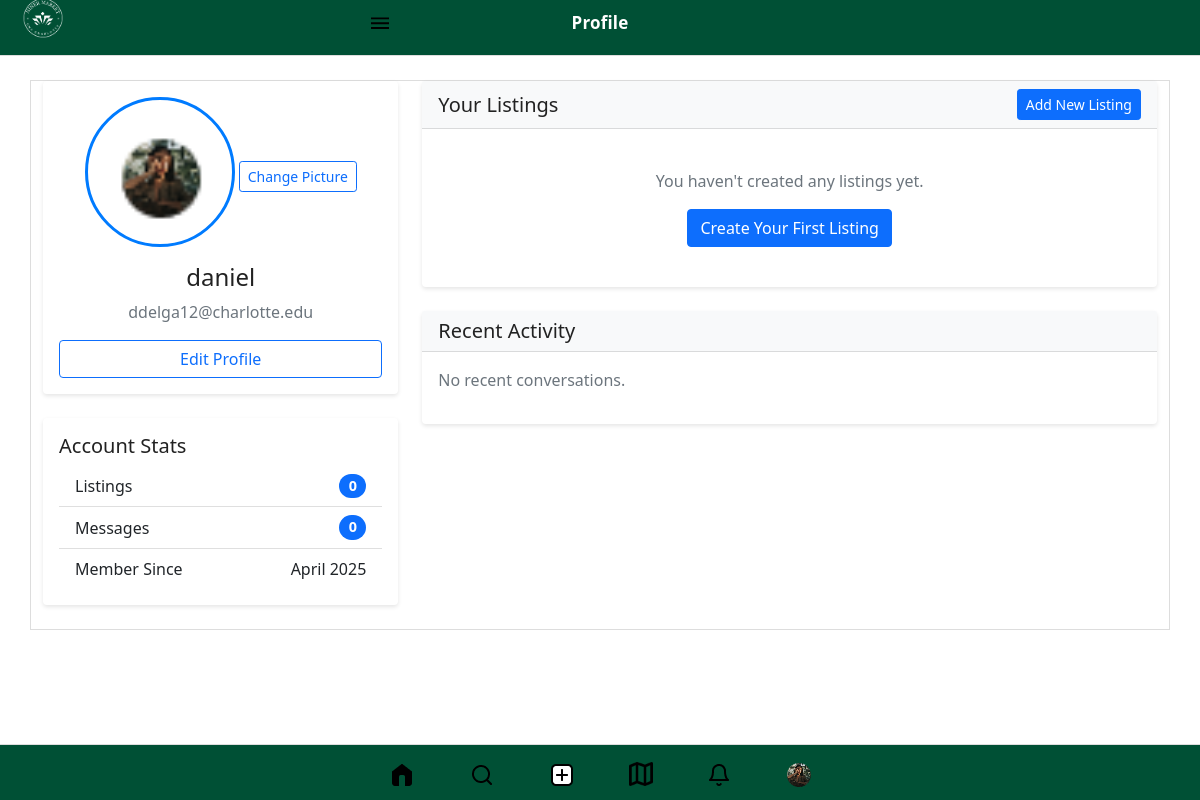
/profile/ (signed in), run on an earlier commit of the app's database.
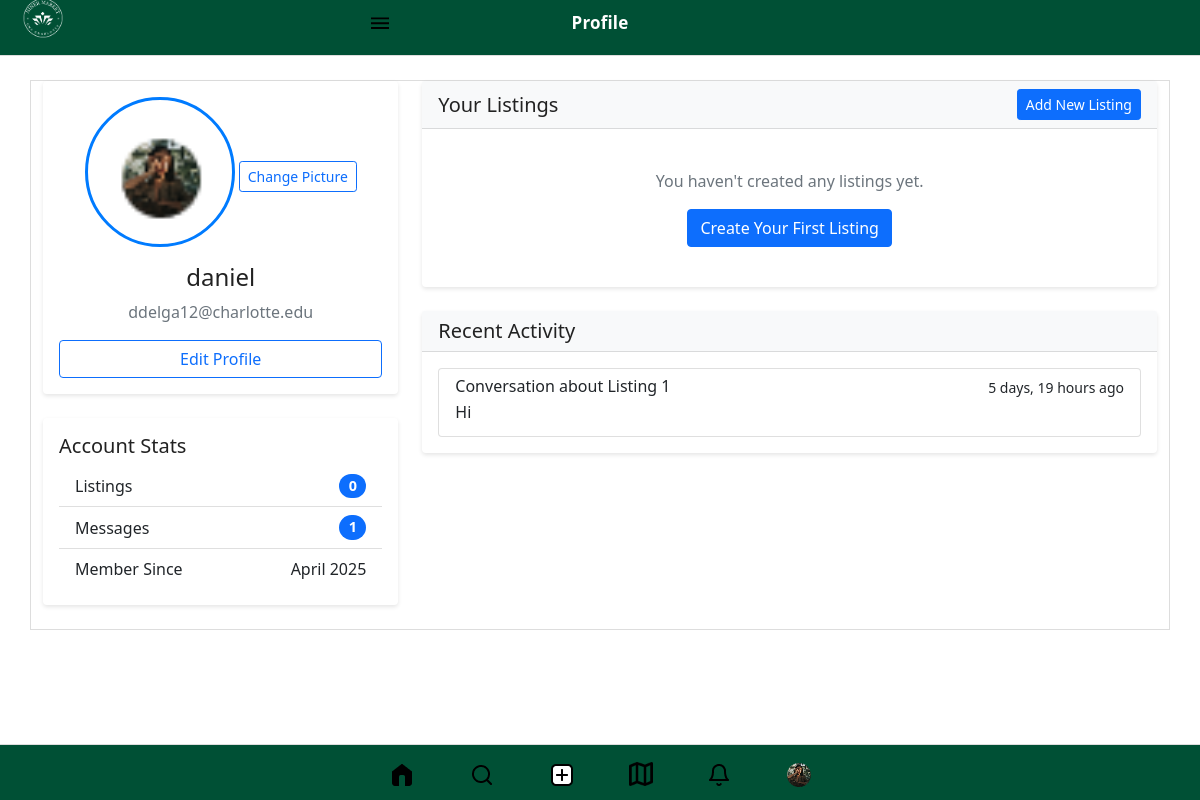
And on a later commit of the database.
### base/models.py (models this page shows, shortened)
class CustomUser(AbstractUser): #gives everything django user model has, plus a name field
    name = models.CharField(max_length=200, null=True)
    profile_picture = models.ImageField(upload_to='profile_pictures/', null=True, blank=True)
    university = models.ForeignKey('Universities', on_delete=models.SET_NULL, null=True, blank=True)
    def get_profile_picture_url(self):
        if self.profile_picture:
            return self.profile_picture.url
        return '/static/images/profile.png'

class Listing(models.Model):
    CONDITION_CHOICES = [
        ('new', 'New'),
        ('used_good', 'Used - Good'),
        ('used_fair', 'Used - Fair'),
    ]
    name = models.CharField(max_length=255)
    description = models.TextField()
    price = models.DecimalField(max_digits=10, decimal_places=2)
    image1_url = models.URLField()
    image2_url = models.URLField(blank=True, null=True)
    image3_url = models.URLField(blank=True, null=True)
    seller = models.ForeignKey('CustomUser', on_delete=models.CASCADE, related_name='listings', null=True, blank=True)
    condition = models.CharField(max_length=20, choices=CONDITION_CHOICES, default='new')
    available = models.BooleanField(default=True)
    created_at = models.DateTimeField(auto_now_add=True)

### messaging/models.py (models this page shows, shortened)
class Conversation(models.Model):
    listing = models.ForeignKey(Listing, on_delete=models.CASCADE, related_name='conversations')
    participants = models.ManyToManyField(CustomUser, related_name='conversations')
    created_at = models.DateTimeField(auto_now_add=True)
    updated_at = models.DateTimeField(auto_now=True)
    class Meta:
        ordering = ['-updated_at']

class Message(models.Model):
    conversation = models.ForeignKey(Conversation, on_delete=models.CASCADE, related_name='messages')
    sender = models.ForeignKey(CustomUser, on_delete=models.CASCADE, related_name='sent_messages')
    content = models.TextField()
    created_at = models.DateTimeField(auto_now_add=True)
    is_read = models.BooleanField(default=False)
    class Meta:
        ordering = ['created_at']

### base/views.py (the view, shortened to what this page needs)
# urls.py: path('profile/', views.profile, name='profile'),
@login_required
def profile(request):
    listings = request.user.listings.all()
    conversations = request.user.conversations.all().order_by('-updated_at')[:5]
    context = {
        'listings': listings,
        'conversations': conversations
    }
    return render(request, 'base/profile.html', context)

### base/templates/base/profile.html (shortened to what the changed rows need)
{% extends 'base/base.html' %}
{% load static %}
{% block header_title %}Profile{% endblock %}
{% block content %}
<div class="container mt-4">
    <div class="row">
        <div class="col-md-4">
            <div class="card mb-4">
                <div class="card-body text-center">
                    <div class="profile-picture mb-3">
                        <img src="{{ user.get_profile_picture_url }}" alt="Profile Picture" class="rounded-circle" style="width: 150px; height: 150px; object-fit: cover;">
                        <button class="btn btn-outline-primary btn-sm mt-2" data-bs-toggle="modal" data-bs-target="#profilePictureModal">
                        </button>
                    </div>
                    <h4>{{ user.username }}</h4>
                    <p class="text-muted">{{ user.email }}</p>
                    <div class="d-grid gap-2">
                        <a href="{% url 'settings' %}" class="btn btn-outline-primary">Edit Profile</a>
                    </div>
                </div>
            </div>
            <div class="card mb-4">
                <div class="card-body">
                    <ul class="list-group list-group-flush">
                        <li class="list-group-item d-flex justify-content-between align-items-center">
                            Listings
                            <span class="badge bg-primary rounded-pill">{{ user.listings.count }}</span>
                        </li>
                        <li class="list-group-item d-flex justify-content-between align-items-center">
                            Messages
                            <span class="badge bg-primary rounded-pill">{{ user.conversations.count }}</span>
                        </li>
                        <li class="list-group-item d-flex justify-content-between align-items-center">
                            Member Since
                            <span>{{ user.date_joined|date:"F Y" }}</span>
                        </li>
                    </ul>
                </div>
            </div>
        </div>
        <div class="col-md-8">
            <div class="card">
                <div class="card-body">
                    <div class="list-group">
                        {% for conversation in user.conversations.all|slice:":5" %}
                            <a href="{% url 'messaging:conversation_detail' conversation.id %}" class="list-group-item list-group-item-action">
                                <div class="d-flex w-100 justify-content-between">
                                    <h6 class="mb-1">Conversation about {{ conversation.listing.name }}</h6>
                                    <small>{{ conversation.updated_at|timesince }} ago</small>
                                </div>
                                <p class="mb-1">{{ conversation.messages.last.content|truncatechars:50 }}</p>
                            </a>
                        {% empty %}
                            <p class="text-muted">No recent conversations.</p>
                        {% endfor %}
                    </div>
                </div>
            </div>
        </div>
    </div>
</div>
{% endblock %}

What changed in the data, as far as the page shows it:
changed CustomUser "daniel": conversations.count "0" → "1"
added Conversation: listing.name "Listing 1", updated_at "5 days, 19 hours", messages.last.content "Hi"
Also different on the page:
text no longer shown: "No recent conversations."
